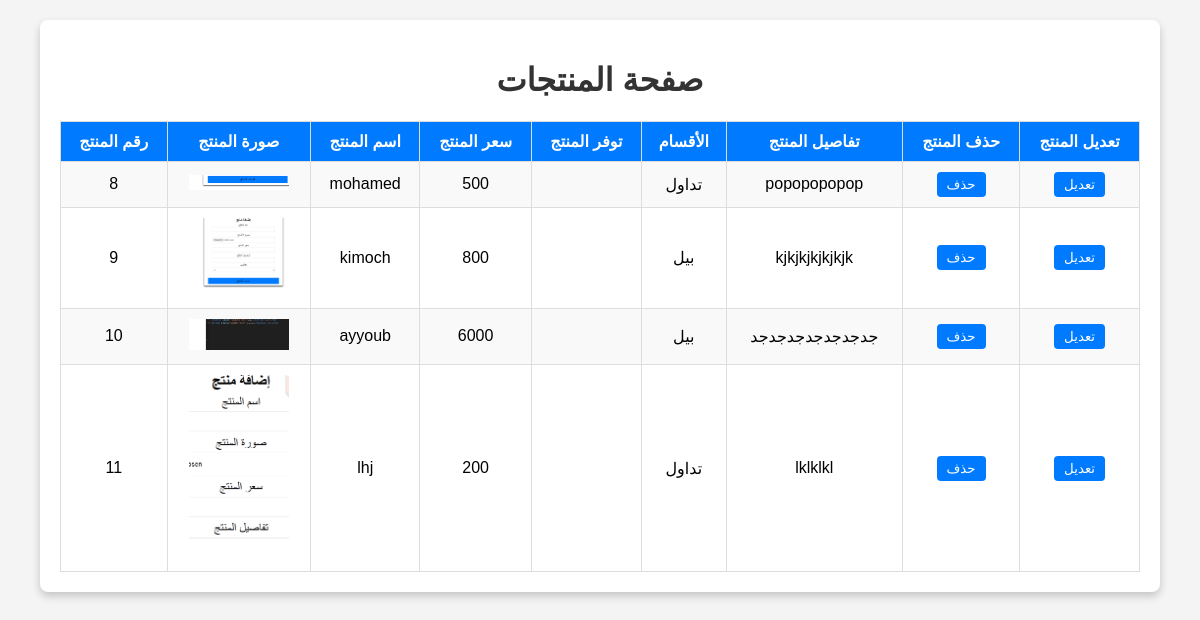
The app's page /admin/product.php with its own data.
### tables this page shows
CREATE TABLE IF NOT EXISTS `product` (
  `id` int NOT NULL AUTO_INCREMENT,
  `proname` varchar(200) NOT NULL,
  `proimg` varchar(200) NOT NULL,
  `proprice` varchar(200) NOT NULL,
  `prosection` varchar(200) NOT NULL,
  `prodescrip` varchar(1000) NOT NULL,
  `prounv` varchar(200) NOT NULL,
  PRIMARY KEY (`id`)
);

### admin/product.php (the view, shortened to what this page needs)
<?php
include('../include/connected.php');
?>
<!DOCTYPE html>
<html lang="ar">
<head>
</head>
<body>
    <div class="container">
        <h1>صفحة المنتجات</h1>
        <table>
            <tr>
                <th>رقم المنتج</th>
                <th>صورة المنتج</th>
                <th>اسم المنتج</th>
                <th>سعر المنتج</th>
                <th>توفر المنتج</th>
                <th>الأقسام</th>
                <th>تفاصيل المنتج</th>
                <th>حذف المنتج</th>
                <th>تعديل المنتج</th>
            </tr>
            <?php
            $query = "SELECT * FROM product";
            $result = mysqli_query($conn, $query);
            if (mysqli_num_rows($result) > 0) {
                while ($row = mysqli_fetch_assoc($result)) {
            ?>
            <tr>
                <td><?php echo $row['id']; ?></td>
                <td><img src="../uploads/img/<?php echo $row['proimg']; ?>" alt="Product Image"></td>
                <td><?php echo $row['proname']; ?></td>
                <td><?php echo $row['proprice']; ?></td>
                <td><?php echo $row['prounv']; ?></td>
                <td><?php echo $row['prosection']; ?></td>
                <td><?php echo $row['prodescrip']; ?></td>
                <td><a href="product.php?id=<?php echo $row['id']; ?>"><button class="delete-btn">حذف</button></a></td>
                <td><a href="update.php?id=<?php echo $row['id']; ?>"><button class="update-btn">تعديل</button></a></td>
            </tr>
            <?php
                }
            } else {
                echo "<tr><td colspan='9'>لا توجد منتجات</td></tr>";
            }
            ?>
        </table>
    </div>
</body>
</html>

### admin/product.php (style rules this page uses)
body { font-family: Arial, sans-serif; background-color: #f4f4f4; margin: 0; padding: 0; }
.container { width: 90%; margin: 20px auto; background-color: #fff; padding: 20px; border-radius: 8px; box-shadow: 0 4px 8px rgba(0, 0, 0, 0.2); }
h1 { text-align: center; color: #333; }
table { width: 100%; border-collapse: collapse; margin-top: 20px; }
table th, table td { border: 1px solid #ddd; padding: 10px; text-align: center; }
table th { background-color: #007bff; color: white; }
table tr:nth-child(even) { background-color: #f9f9f9; }
.delete-btn, .update-btn { background-color: #007bff; color: white; border: none; padding: 5px 10px; border-radius: 4px; cursor: pointer; }
img { max-width: 100px; height: auto; }

### records on screen
product: id "8", proimg (picture), proname "mohamed", proprice "500", prosection "تداول", prodescrip "popopopopop"
product: id "9", proimg (picture), proname "kimoch", proprice "800", prosection "بيل", prodescrip "kjkjkjkjkjkjk"
product: id "10", proimg (picture), proname "ayyoub", proprice "6000", prosection "بيل", prodescrip "جدجدجدجدجدجدجد"
product: id "11", proimg (picture), proname "lhj", proprice "200", prosection "تداول", prodescrip "lklklkl"
